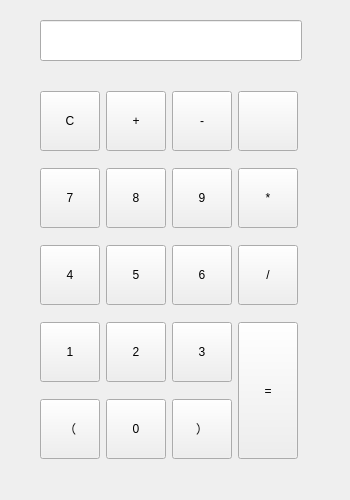
<?xml version="1.0" encoding="UTF-8"?>
<ui version="4.0">
 <class>Widget</class>
 <widget class="QWidget" name="Widget">
  <property name="geometry">
   <rect>
    <x>0</x>
    <y>0</y>
    <width>350</width>
    <height>500</height>
   </rect>
  </property>
  <property name="windowTitle">
   <string>Widget</string>
  </property>
  <widget class="QLineEdit" name="mainLineEdit">
   <property name="geometry">
    <rect>
     <x>40</x>
     <y>20</y>
     <width>262</width>
     <height>41</height>
    </rect>
   </property>
  </widget>
  <widget class="QWidget" name="">
   <property name="geometry">
    <rect>
     <x>40</x>
     <y>80</y>
     <width>262</width>
     <height>390</height>
    </rect>
   </property>
   <layout class="QGridLayout" name="gridLayout">
    <item row="0" column="0">
     <widget class="QPushButton" name="ButtonClear">
      <property name="minimumSize">
       <size>
        <width>60</width>
        <height>60</height>
       </size>
      </property>
      <property name="maximumSize">
       <size>
        <width>60</width>
        <height>60</height>
       </size>
      </property>
      <property name="text">
       <string>C</string>
      </property>
     </widget>
    </item>
    <item row="0" column="1">
     <widget class="QPushButton" name="ButtonAdd">
      <property name="minimumSize">
       <size>
        <width>60</width>
        <height>60</height>
       </size>
      </property>
      <property name="maximumSize">
       <size>
        <width>60</width>
        <height>60</height>
       </size>
      </property>
      <property name="text">
       <string>+</string>
      </property>
     </widget>
    </item>
    <item row="0" column="2">
     <widget class="QPushButton" name="ButtonSub">
      <property name="minimumSize">
       <size>
        <width>60</width>
        <height>60</height>
       </size>
      </property>
      <property name="maximumSize">
       <size>
        <width>60</width>
        <height>60</height>
       </size>
      </property>
      <property name="text">
       <string>-</string>
      </property>
     </widget>
    </item>
    <item row="0" column="3">
     <widget class="QPushButton" name="ButtonDel">
      <property name="minimumSize">
       <size>
        <width>60</width>
        <height>60</height>
       </size>
      </property>
      <property name="maximumSize">
       <size>
        <width>60</width>
        <height>60</height>
       </size>
      </property>
      <property name="text">
       <string/>
      </property>
      <property name="iconSize">
       <size>
        <width>50</width>
        <height>80</height>
       </size>
      </property>
     </widget>
    </item>
    <item row="1" column="0">
     <widget class="QPushButton" name="Button7">
      <property name="minimumSize">
       <size>
        <width>60</width>
        <height>60</height>
       </size>
      </property>
      <property name="maximumSize">
       <size>
        <width>60</width>
        <height>60</height>
       </size>
      </property>
      <property name="text">
       <string>7</string>
      </property>
     </widget>
    </item>
    <item row="1" column="1">
     <widget class="QPushButton" name="Button8">
      <property name="minimumSize">
       <size>
        <width>60</width>
        <height>60</height>
       </size>
      </property>
      <property name="maximumSize">
       <size>
        <width>60</width>
        <height>60</height>
       </size>
      </property>
      <property name="text">
       <string>8</string>
      </property>
     </widget>
    </item>
    <item row="1" column="2">
     <widget class="QPushButton" name="Button9">
      <property name="minimumSize">
       <size>
        <width>60</width>
        <height>60</height>
       </size>
      </property>
      <property name="maximumSize">
       <size>
        <width>60</width>
        <height>60</height>
       </size>
      </property>
      <property name="text">
       <string>9</string>
      </property>
     </widget>
    </item>
    <item row="1" column="3">
     <widget class="QPushButton" name="ButtonMul">
      <property name="minimumSize">
       <size>
        <width>60</width>
        <height>60</height>
       </size>
      </property>
      <property name="maximumSize">
       <size>
        <width>60</width>
        <height>60</height>
       </size>
      </property>
      <property name="text">
       <string>*</string>
      </property>
     </widget>
    </item>
    <item row="2" column="0">
     <widget class="QPushButton" name="Button4">
      <property name="minimumSize">
       <size>
        <width>60</width>
        <height>60</height>
       </size>
      </property>
      <property name="maximumSize">
       <size>
        <width>60</width>
        <height>60</height>
       </size>
      </property>
      <property name="text">
       <string>4</string>
      </property>
     </widget>
    </item>
    <item row="2" column="1">
     <widget class="QPushButton" name="Button5">
      <property name="minimumSize">
       <size>
        <width>60</width>
        <height>60</height>
       </size>
      </property>
      <property name="maximumSize">
       <size>
        <width>60</width>
        <height>60</height>
       </size>
      </property>
      <property name="text">
       <string>5</string>
      </property>
     </widget>
    </item>
    <item row="2" column="2">
     <widget class="QPushButton" name="Button6">
      <property name="minimumSize">
       <size>
        <width>60</width>
        <height>60</height>
       </size>
      </property>
      <property name="maximumSize">
       <size>
        <width>60</width>
        <height>60</height>
       </size>
      </property>
      <property name="text">
       <string>6</string>
      </property>
     </widget>
    </item>
    <item row="2" column="3">
     <widget class="QPushButton" name="ButtonDiv">
      <property name="minimumSize">
       <size>
        <width>60</width>
        <height>60</height>
       </size>
      </property>
      <property name="maximumSize">
       <size>
        <width>60</width>
        <height>60</height>
       </size>
      </property>
      <property name="text">
       <string>/</string>
      </property>
     </widget>
    </item>
    <item row="3" column="0">
     <widget class="QPushButton" name="Button1">
      <property name="minimumSize">
       <size>
        <width>60</width>
        <height>60</height>
       </size>
      </property>
      <property name="maximumSize">
       <size>
        <width>60</width>
        <height>60</height>
       </size>
      </property>
      <property name="text">
       <string>1</string>
      </property>
     </widget>
    </item>
    <item row="3" column="1">
     <widget class="QPushButton" name="Button2">
      <property name="minimumSize">
       <size>
        <width>60</width>
        <height>60</height>
       </size>
      </property>
      <property name="maximumSize">
       <size>
        <width>60</width>
        <height>60</height>
       </size>
      </property>
      <property name="text">
       <string>2</string>
      </property>
     </widget>
    </item>
    <item row="3" column="2">
     <widget class="QPushButton" name="Button3">
      <property name="minimumSize">
       <size>
        <width>60</width>
        <height>60</height>
       </size>
      </property>
      <property name="maximumSize">
       <size>
        <width>60</width>
        <height>60</height>
       </size>
      </property>
      <property name="text">
       <string>3</string>
      </property>
     </widget>
    </item>
    <item row="4" column="0">
     <widget class="QPushButton" name="ButtonL">
      <property name="minimumSize">
       <size>
        <width>60</width>
        <height>60</height>
       </size>
      </property>
      <property name="maximumSize">
       <size>
        <width>60</width>
        <height>60</height>
       </size>
      </property>
      <property name="text">
       <string>（</string>
      </property>
     </widget>
    </item>
    <item row="4" column="1">
     <widget class="QPushButton" name="Button0">
      <property name="minimumSize">
       <size>
        <width>60</width>
        <height>60</height>
       </size>
      </property>
      <property name="maximumSize">
       <size>
        <width>60</width>
        <height>60</height>
       </size>
      </property>
      <property name="text">
       <string>0</string>
      </property>
     </widget>
    </item>
    <item row="4" column="2">
     <widget class="QPushButton" name="ButtonR">
      <property name="minimumSize">
       <size>
        <width>60</width>
        <height>60</height>
       </size>
      </property>
      <property name="maximumSize">
       <size>
        <width>60</width>
        <height>60</height>
       </size>
      </property>
      <property name="text">
       <string>）</string>
      </property>
     </widget>
    </item>
    <item row="3" column="3" rowspan="2">
     <widget class="QPushButton" name="ButtonEquel">
      <property name="minimumSize">
       <size>
        <width>60</width>
        <height>60</height>
       </size>
      </property>
      <property name="maximumSize">
       <size>
        <width>60</width>
        <height>140</height>
       </size>
      </property>
      <property name="text">
       <string>=</string>
      </property>
     </widget>
    </item>
   </layout>
  </widget>
 </widget>
 <resources/>
 <connections/>
</ui>
